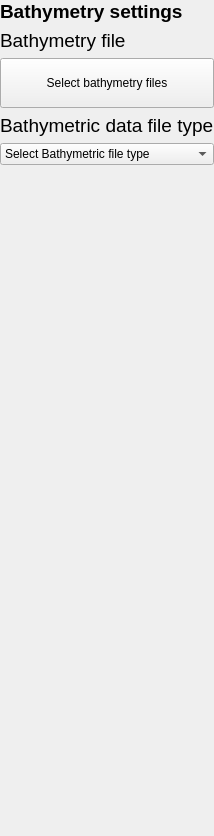
     <widget class="QWidget" name="page_4">
      <layout class="QVBoxLayout" name="verticalLayout_5">
       <property name="leftMargin">
        <number>0</number>
       </property>
       <property name="topMargin">
        <number>0</number>
       </property>
       <property name="rightMargin">
        <number>0</number>
       </property>
       <property name="bottomMargin">
        <number>0</number>
       </property>
       <item>
        <widget class="QLabel" name="GeoCHeading">
         <property name="font">
          <font>
           <pointsize>14</pointsize>
          </font>
         </property>
         <property name="text">
          <string>&lt;html&gt;&lt;head/&gt;&lt;body&gt;&lt;p&gt;&lt;span style=&quot; font-weight:600;&quot;&gt;Bathymetry settings&lt;/span&gt;&lt;/p&gt;&lt;/body&gt;&lt;/html&gt;</string>
         </property>
        </widget>
       </item>
       <item>
        <widget class="QLabel" name="GeoC_BathfileLabel">
         <property name="font">
          <font>
           <pointsize>14</pointsize>
          </font>
         </property>
         <property name="focusPolicy">
          <enum>Qt::ClickFocus</enum>
         </property>
         <property name="text">
          <string>&lt;html&gt;&lt;head/&gt;&lt;body&gt;&lt;p&gt;Bathymetry file&lt;/p&gt;&lt;/body&gt;&lt;/html&gt;</string>
         </property>
        </widget>
       </item>
       <item>
        <widget class="QPushButton" name="GeoC_BathfileBut">
         <property name="text">
          <string>
Select bathymetry files
</string>
         </property>
        </widget>
       </item>
       <item>
        <widget class="QLabel" name="GeoC_BathfiletypeLabel">
         <property name="font">
          <font>
           <pointsize>14</pointsize>
          </font>
         </property>
         <property name="text">
          <string>&lt;html&gt;&lt;head/&gt;&lt;body&gt;&lt;p&gt;Bathymetric data file type&lt;/p&gt;&lt;/body&gt;&lt;/html&gt;</string>
         </property>
        </widget>
       </item>
       <item>
        <widget class="QComboBox" name="GeoC_BathfiletypeOptions">
         <item>
          <property name="text">
           <string>Select Bathymetric file type</string>
          </property>
         </item>
         <item>
          <property name="text">
           <string>SimCenter format</string>
          </property>
         </item>
         <item>
          <property name="text">
           <string>GeoClaw (Type I)</string>
          </property>
         </item>
         <item>
          <property name="text">
           <string>GeoClaw (Type II)</string>
          </property>
         </item>
         <item>
          <property name="text">
           <string>GeoClaw (Type III)</string>
          </property>
         </item>
         <item>
          <property name="text">
           <string>STL file</string>
          </property>
         </item>
        </widget>
       </item>
       <item>
        <spacer name="verticalSpacer_4">
         <property name="orientation">
          <enum>Qt::Vertical</enum>
         </property>
         <property name="sizeHint" stdset="0">
          <size>
           <width>20</width>
           <height>671</height>
          </size>
         </property>
        </spacer>
       </item>
      </layout>
     </widget>
